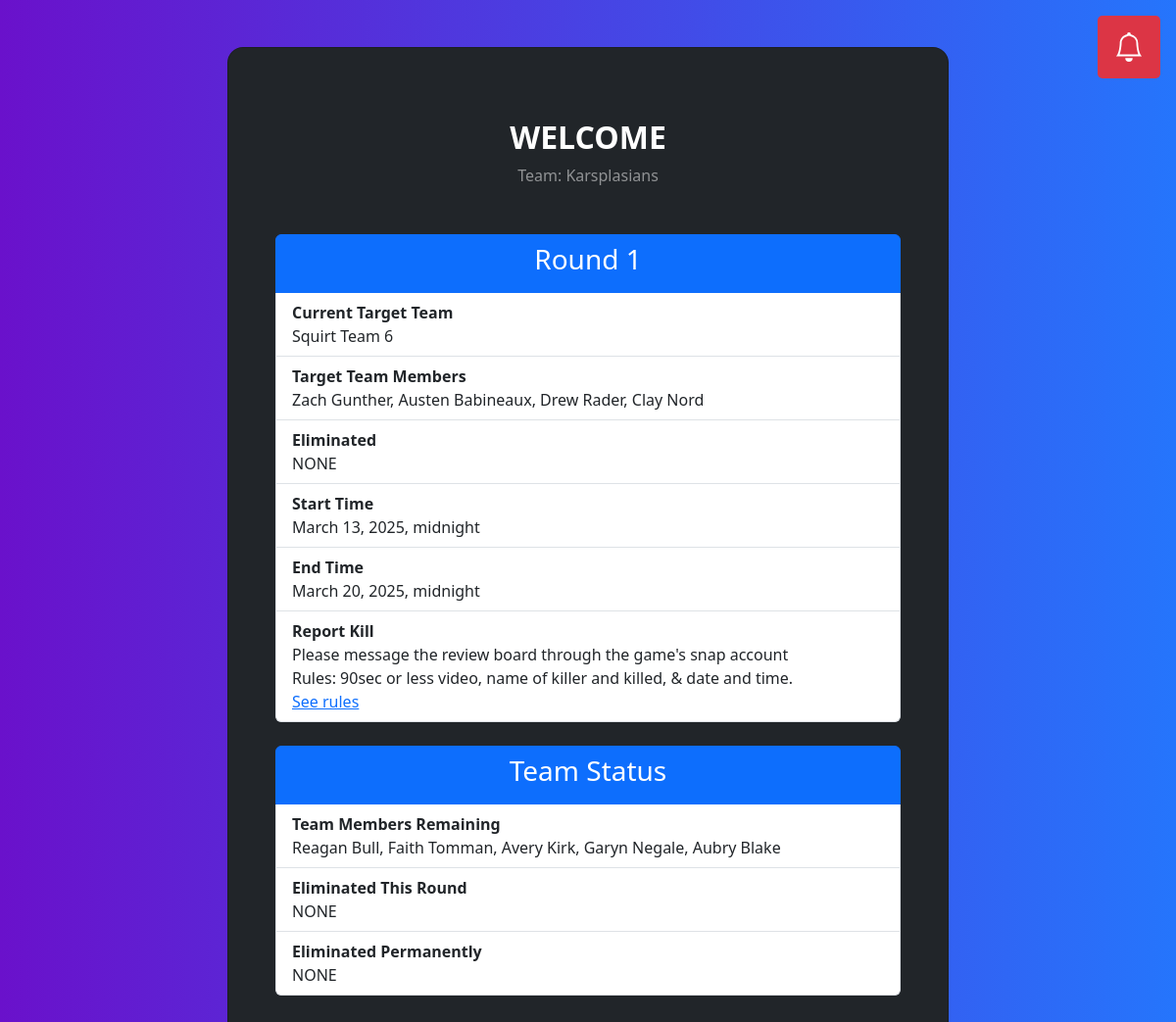
/home/39G32V88, run on an earlier commit of the app's database.
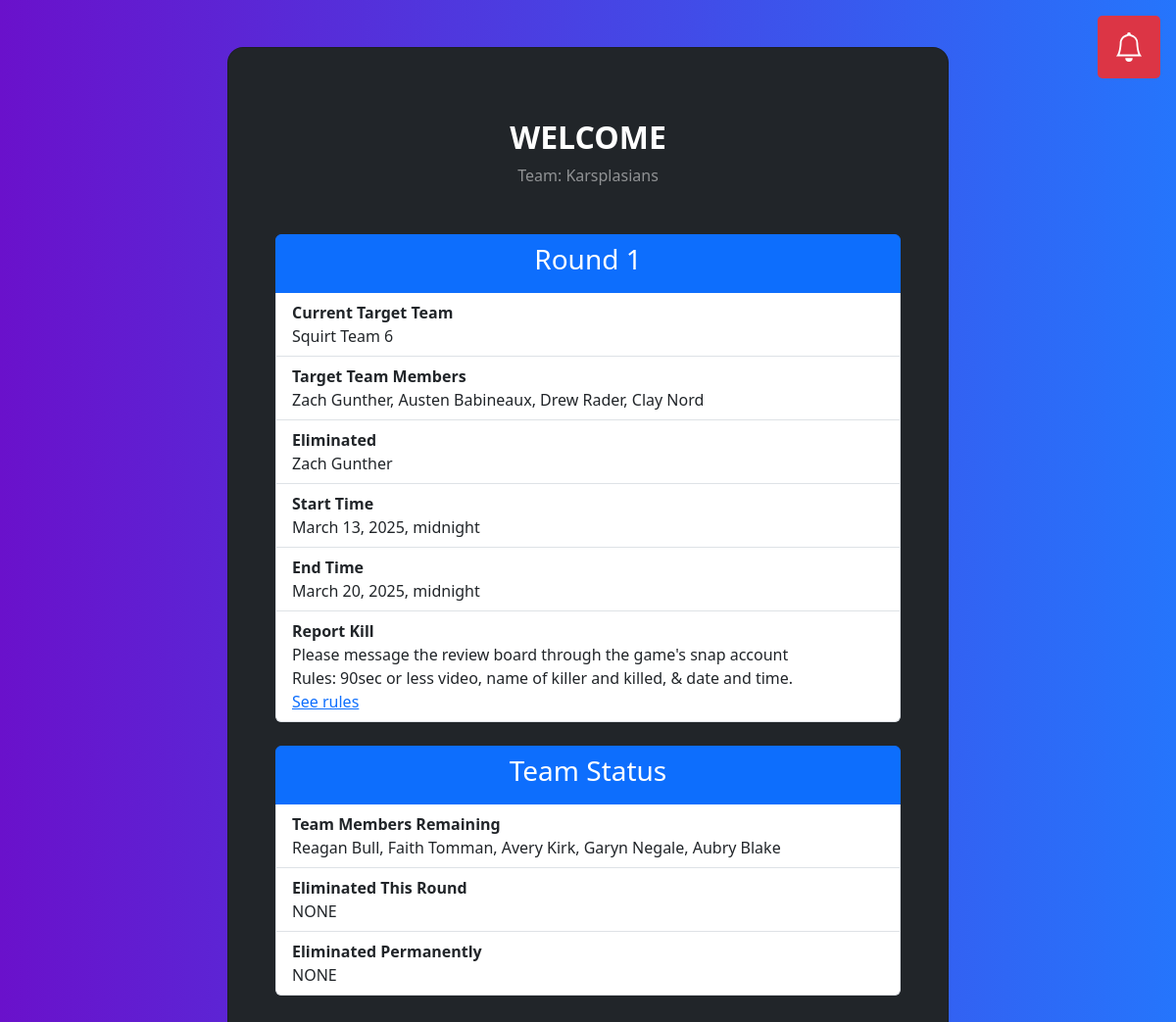
And on a later commit of the database.
### assignments/models.py (models this page shows, shortened)
class Participant(models.Model):
    name = models.CharField(max_length=200)
    team = models.ForeignKey(Team, on_delete=models.CASCADE, related_name="participants")
    round_eliminated = models.BooleanField(default=False)
    eliminated_permanently = models.BooleanField(default=False)
    def is_eliminated(self):
        return self.round_eliminated or self.eliminated_permanently

### assignments/views.py (the view)
# urls.py: 2. Add a URL to urlpatterns:  path('', views.home, name='home')
def home(request, team_code):
	try:
		team = Team.objects.get(viewing_code=team_code)
		current_round = getCurRound()
		current_round_index = current_round.index
	except (KeyError, Team.DoesNotExist):
		return HttpResponseRedirect(reverse("assignments:login"))
	except (AttributeError):
		dneTemplate = loader.get_template("assignments/roundDNE.html")
		nextRound = Round.objects.all().order_by('start_date').first()
		return HttpResponse(dneTemplate.render({'nextRound': nextRound}, request))
	cur_round_targets = Target.objects.filter(round = current_round).filter(prosecuting_team = team)
	if len(cur_round_targets) != 1:
		print(f"Invalid number of targets!! Currently has {cur_round_targets}")
	cur_target = cur_round_targets[0]
	target_participant_objs = Participant.objects.filter(team=cur_target.target_team).filter(eliminated_permanently=False)
	target_participants = convertQueryToNameList(target_participant_objs)
	eliminated_targets = target_participant_objs.filter(round_eliminated=True)
	elimed_targets = convertQueryToNameList(eliminated_targets)
	remainingMembersObjs = Participant.objects.filter(team=team).filter(round_eliminated=False).filter(eliminated_permanently=False)
	remainingMembers = convertQueryToNameList(remainingMembersObjs)
	roundElimedMembersObjs = Participant.objects.filter(team=team).filter(round_eliminated=True).filter(eliminated_permanently=False)
	roundElimedTeam = convertQueryToNameList(roundElimedMembersObjs)
	permElimedObjs = Participant.objects.filter(team=team).filter(eliminated_permanently=True)
	permElimedTeam = convertQueryToNameList(permElimedObjs)
	notifications = list()
	kills = Kill.objects.filter(target=cur_target)
	for kill in kills:
		timedelta = kill.date - timezone.now().date()
		if timedelta.days <= 7:
			notifications.append({
				"header": "New Kill",
				"body": f"{kill.eliminator.name} killed {kill.elimed_participant.name} on {kill.date.strftime('%B %d')}",
				"link": None
			})
	for issue in Issue.objects.filter(closed=False):
		notifications.append({
			"header": "New Vote",
			"body": f"{issue.label}. For: {issue.get_for_votes()}, against: {issue.get_against_votes()}, required to pass: {issue.get_majority()}",
			"link": f"/vote/{team_code}/{issue.id}"
		})
	ruleSuspension = getCurRuleSuspension()
	template = loader.get_template("assignments/home.html")
	context = {
		'team_code': team.viewing_code,
		'team_name': team.name,
		'current_round_index': current_round_index,
		'cur_round_start': current_round.start_date,
		'cur_round_end': current_round.end_date,
		'target_participants': ', '.join(target_participants),
		'elimed_targets':  ', '.join(elimed_targets),
		'target_name': cur_target.target_team.name,
		'notifications': notifications,
		'remaining_members': ', '.join(remainingMembers),
		'roundElimedTeam': ', '.join(roundElimedTeam),
		'permElimedTeam': ', '.join(permElimedTeam),
		'cur_target':cur_target,
		'rule_suspension': ruleSuspension
	}
	return HttpResponse(template.render(context, request))

### assignments/models.py (called while the page is built)
    def get_for_votes(self):
        votes = self.votes.filter(in_favor=True)
        count = 0
        for vote in votes:
            if self.team_vote and not vote.team.eliminated:
                count += 1
                continue
            elif not vote.participant.is_eliminated():
                count += 1
        return count

    def get_against_votes(self):
        votes = self.votes.filter(in_favor=False)
        count = 0
        for vote in votes:
            if self.team_vote and not vote.team.eliminated:
                count += 1
                continue
            if not vote.participant.is_eliminated():
                count += 1
        return count

    def get_majority(self):
        majority = 0
        if self.team_vote:
            majority = math.floor(len(Team.objects.filter(eliminated=False)) / 2)
        else:
            majority = math.floor(len(
                Participant.objects.filter(round_eliminated=False).filter(eliminated_permanently=False)
            ) / 2)
        return majority

### assignments/views.py (called while the page is built)
def convertQueryToNameList(query) -> list:
	out = list()
	for p in query:
		out.append(p.name)
	if len(out) == 0:
		out.append("NONE")
	return out

### assignments/templates/assignments/home.html (shortened to what this page needs)
<!DOCTYPE html>
<html>
    <head>
        {% load bootstrap5 %}
        {% bootstrap_css %}
        {% load static %}
    </head>
    <body style="background:black;">
      <section class="h-100 gradient-custom">
        <div class="container py-5 h-100">
          <div class="row d-flex justify-content-center align-items-center h-100">
            <div class="col-20 col-md-16 col-lg-10 col-xl-8">
              <div class="card bg-dark text-white" style="border-radius: 1rem;">
                <div class="card-body p-5 text-center">
                  <div class="mb-md-5 mt-md-4 pb-5">
                    <h2 class="fw-bold mb-2 text-uppercase text-lg-left">Welcome</h2>
                    <p class="text-white-50" style="margin-bottom: 3rem">Team: {{team_name}}</p>
                    <ul class="list-group">
                      <li class="list-group-item active">
                        <h3>Round {{current_round_index}}</h3>
                      </li>
                      <li class="list-group-item d-flex flex-column justify-content-between align-items-start">
                        <div class="fw-bold">Current Target Team</div>
                        {{target_name}}
                      </li>
                      <li class="list-group-item d-flex flex-column justify-content-between align-items-start">
                        <div class="fw-bold">Target Team Members</div>
                        {{target_participants}}
                      </li>
                      <li class="list-group-item d-flex flex-column justify-content-between align-items-start">
                        <div class="fw-bold">Eliminated</div>
                        {{elimed_targets}}
                      </li>
                      <li class="list-group-item d-flex flex-column justify-content-between align-items-start">
                        <div class="fw-bold">Start Time</div>
                        {{cur_round_start}}
                      </li>
                      <li class="list-group-item d-flex flex-column justify-content-between align-items-start">
                        <div class="fw-bold">End Time</div>
                        {{cur_round_end}}
                      </li>
                      <li class="list-group-item d-flex flex-column justify-content-between align-items-start">
                        <div class="fw-bold">Report Kill</div>
                        <div>Please message the review board through the game's snap account</div>
                        <div>Rules: 90sec or less video, name of killer and killed, & date and time.</div>
                        <a
                          href="https://docs.google.com/document/d/1oT0aCWM9ndnWauNS-hPh288OYx0aJeUS5GiKSXL4X8A/"
                          target="_blank"
                        >See rules</a>
                      </li>
                    </ul>
                    <ul class="list-group">
                      <li class="list-group-item active">
                        <h3>Team Status</h3>
                      </li>
                      <li class="list-group-item d-flex flex-column justify-content-between align-items-start">
                        <div class="fw-bold">Team Members Remaining</div>
                        {{remaining_members}}
                      </li>
                      <li class="list-group-item d-flex flex-column justify-content-between align-items-start">
                        <div class="fw-bold">Eliminated This Round</div>
                        {{roundElimedTeam}}
                      </li>
                      <li class="list-group-item d-flex flex-column justify-content-between align-items-start">
                        <div class="fw-bold">Eliminated Permanently</div>
                        {{permElimedTeam}}
                      </li>
                    </ul>
                </div>
              </div>
            </div>
          </div>
        </div>
      </section>
      <button
        class="notification-btn"
        id="notification_btn_id"
      >
      </button>
    </body>
</html>

What changed in the data, as far as the page shows it:
now on this page (row edited): Participant: name "Zach Gunther"
Also different on the page:
{{ elimed_targets }}: "NONE" → (not shown)
